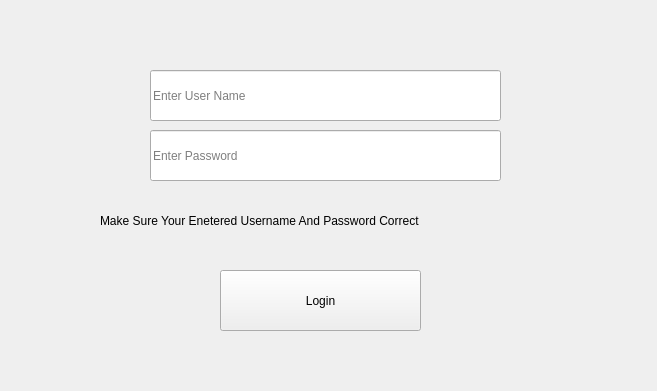
<?xml version="1.0" encoding="UTF-8"?>
<ui version="4.0">
 <class>Form</class>
 <widget class="QWidget" name="Form">
  <property name="geometry">
   <rect>
    <x>0</x>
    <y>0</y>
    <width>657</width>
    <height>391</height>
   </rect>
  </property>
  <property name="windowTitle">
   <string>Form</string>
  </property>
  <widget class="QPushButton" name="pushButton">
   <property name="geometry">
    <rect>
     <x>220</x>
     <y>270</y>
     <width>201</width>
     <height>61</height>
    </rect>
   </property>
   <property name="text">
    <string>Login</string>
   </property>
  </widget>
  <widget class="QLineEdit" name="lineEdit">
   <property name="geometry">
    <rect>
     <x>150</x>
     <y>70</y>
     <width>351</width>
     <height>51</height>
    </rect>
   </property>
   <property name="placeholderText">
    <string>Enter User Name</string>
   </property>
  </widget>
  <widget class="QLineEdit" name="lineEdit_2">
   <property name="geometry">
    <rect>
     <x>150</x>
     <y>130</y>
     <width>351</width>
     <height>51</height>
    </rect>
   </property>
   <property name="placeholderText">
    <string>Enter Password</string>
   </property>
  </widget>
  <widget class="QLabel" name="label">
   <property name="geometry">
    <rect>
     <x>100</x>
     <y>200</y>
     <width>501</width>
     <height>41</height>
    </rect>
   </property>
   <property name="text">
    <string>Make Sure Your Enetered Username And Password Correct</string>
   </property>
  </widget>
 </widget>
 <resources/>
 <connections/>
</ui>
